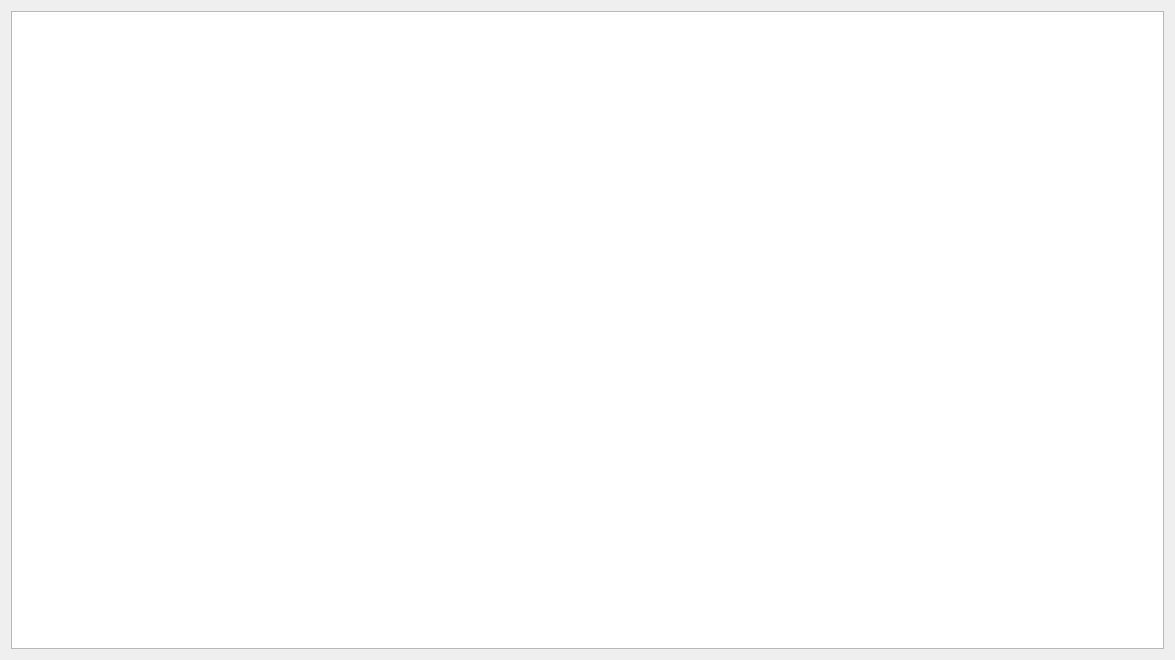
<?xml version="1.0" encoding="UTF-8"?>
<ui version="4.0">
 <class>Terminal</class>
 <widget class="QWidget" name="Terminal">
  <property name="geometry">
   <rect>
    <x>0</x>
    <y>0</y>
    <width>1175</width>
    <height>660</height>
   </rect>
  </property>
  <property name="windowTitle">
   <string>Form</string>
  </property>
  <layout class="QVBoxLayout" name="verticalLayout">
   <item>
    <widget class="QTextEdit" name="textEdit">
     <property name="cursor" stdset="0">
      <cursorShape>IBeamCursor</cursorShape>
     </property>
     <property name="mouseTracking">
      <bool>true</bool>
     </property>
     <property name="tabletTracking">
      <bool>true</bool>
     </property>
     <property name="contextMenuPolicy">
      <enum>Qt::NoContextMenu</enum>
     </property>
     <property name="styleSheet">
      <string notr="true">font-size: 18px ;</string>
     </property>
    </widget>
   </item>
  </layout>
 </widget>
 <resources/>
 <connections/>
</ui>
